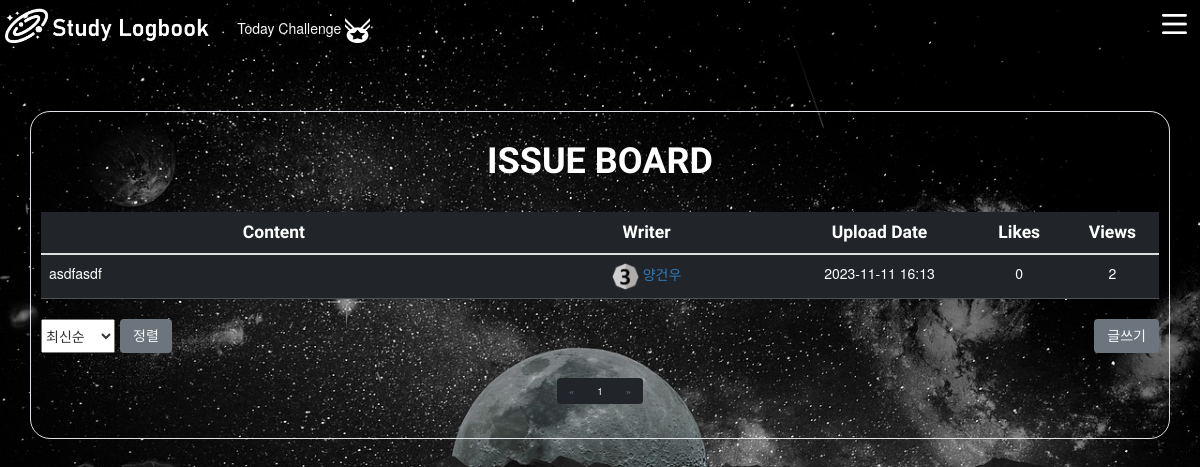
The app's page /issues/ (signed in) with its own data.
### issues/models.py (models this page shows)
class Issue(models.Model):
    user = models.ForeignKey(
        settings.AUTH_USER_MODEL, on_delete=models.CASCADE, related_name='user_issues'
    )
    like_users = models.ManyToManyField(
        settings.AUTH_USER_MODEL, related_name='like_issues'
    )
    title = models.CharField(max_length=200)
    content = models.TextField()
    count = models.PositiveIntegerField(default=0)
    image = models.ImageField(blank=True)
    created_at = models.DateTimeField(auto_now_add=True)
    updated_at = models.DateTimeField(auto_now=True)

### accounts/models.py (models this page shows, shortened)
class User(AbstractBaseUser, PermissionsMixin):
    followings = models.ManyToManyField('self', symmetrical=False, related_name='followers')
    beakjoon_nickname = models.CharField('백준 닉네임',max_length=30, blank=True)
    beakjoon_rank = models.CharField(max_length=30, blank=True, null=True)
    email = models.EmailField('이메일', unique=True)
    username = models.CharField('이름', max_length=30)
    is_staff = models.BooleanField('스태프 권한', default=False)
    is_active = models.BooleanField('사용중', default=True)
    date_joined = models.DateTimeField('가입일', default=timezone.now)
    image = models.ImageField(blank=True)
    objects = UserManager()
    USERNAME_FIELD = 'email'                     # email을 사용자의 식별자로 설정
    REQUIRED_FIELDS = ['username']                   # 필수입력값
    class Meta:
        verbose_name = _('user')
        verbose_name_plural = _('users')
        swappable = 'AUTH_USER_MODEL'
    @property
    def users(self):
        users = get_user_model().objects.all()
        return users

### issues/views.py (the view)
# urls.py: path('', views.index, name='index'),
@login_required
def index(request):
    sort = request.GET.get('sort', '')
    if sort == 'views':
        issues = Issue.objects.all().order_by('-count')
    elif sort == 'recently':
        issues = Issue.objects.all().order_by('-created_at')
    elif sort == 'unRecently':
        issues = Issue.objects.all().order_by('created_at')
    else:
        issues = Issue.objects.all()
    paginator = Paginator(issues,10)
    page_number = request.GET.get('page')
    posts = paginator.get_page(page_number)
    context = {
        'issues': posts,
    }
    return render(request, 'issues/index.html', context)

### issues/templates/issues/index.html (shortened to what this page needs)
{% extends "base.html" %}
{% load static %}
{% block css %}
    <link rel="stylesheet" href="https://maxcdn.bootstrapcdn.com/bootstrap/3.3.2/css/bootstrap.min.css">
{% endblock css %}
{% block content %}
<div class='container border bg-dark.bg-gradient p-3 rounded-5'>
    <h1 class='font mb-5 fw-bold text-white text-center animate__animated animate__headShake'>
        ISSUE BOARD
    </h1>
    <table class='table table-hover table-responsive table-dark rounded-pill'>
        <thead>
            <tr>
                <th class='font fw-bold col-md-5 text-center fs-3' scope="col">Content</th>
                <th class='font fw-bold col-md-3 text-center fs-3' scope="col">Writer</th>
                <th class='font fw-bold col-md-2 text-center fs-3' scope="col">Upload Date</th>
                <th class='font fw-bold col-md-1 text-center fs-3' scope="col">Likes</th>
                <th class='font fw-bold col-md-1 text-center fs-3' scope="col">Views</th>
            </tr>
        </thead>
        <tbody class="table-group-divider">
            {% if issues|length == 0%}
                <td class='text-center' colspan='5'>아직 이슈가 업데이트 되지 않았어요!</td>
            {% else %}
            {% for issue in issues %}
            <tr onclick="location.href='{% url "issues:detail" issue.pk%}'">
                <td>{{ issue.title }}</td>
                <td class='text-center'><img src="{% static 'Rank/'|add:issue.user.beakjoon_rank|add:'.png' %}" width="27" height="27" alt="asd">&nbsp;<a href="{% url "accounts:profile" issue.user.pk %}">{{ issue.user.username }}</a></td>
                <td class='text-center'>{{ issue.created_at | date:"Y-m-d H:i"}}</td>
                <td class='text-center'>{{ issue.like_users.all | length }}</td>
                <td class='text-center'>{{ issue.count }}</td>
            </tr>
            {% endfor %}
            {% endif %}
        </tbody>
    </table>
    <div class="d-flex justify-content-between">
      <div>
        <form method="GET" action="{% url "issues:index" %}" id="sort">
          <div class="col-4 d-flex">
            <select name="sort" id="sort" type="submit">
              <option value="recently" id="recently" type="submit">최신순</option>
            </select>
            <button class="ms-2 text-light btn btn-secondary font" type="submit" value="">정렬</button>
          </div>
      </div>
      <a href="{% url "issues:create" %}" enctype='multipart/form-data'><button class='text-light btn btn-secondary font' id="btn_cursor" type='button'>글쓰기</button></a>
    </div>
    <div class="row mt-2 align-self-center">
        <div class="col-12">
          <nav aria-label="Page navigation example">
            <ul class="pagination justify-content-center">
              {% if issues.has_previous %}
                <li class="page-item">
                  <a class="page-link text-secondary bg-dark border-0" href="?page={{ issues.previous_page_number }}">&laquo;</a>
                </li>
              {% else %}
                <li class="page-item disabled">
                  <a class="page-link text-secondary bg-dark border-0" href="#" tabindex="-1" aria-disabled="True">&laquo;</a>
                </li>
              {% endif %}
              {% for i in issues.paginator.page_range %}
                {% if issues.number == i %}
                  <li class="page-item active text-light bg-dark border-0" aria-current="page">
                    <span class="page-link text-light bg-dark border-0">
                      {{ i }}
                    </span>
                  </li>
                {% else %}
                  <li class="page-item text-secondary bg-dark border-0"><a class="page-link text-secondary bg-dark border-0" href="?page={{ i }}">{{ i }}</a></li>
                {% endif %}
              {% endfor %}
              {% if issues.has_next %}
                <li class="page-item">
                  <a class="page-link text-secondary bg-dark border-0" href="?page={{ issues.next_page_number }}">&raquo;</a>
                </li>
              {% else %}
                <li class="page-item disabled">
                  <a class="page-link text-secondary bg-dark border-0" href="#" tabindex="-1" aria-disabled="True">&raquo;</a>
                </li>
              {% endif %}
            </ul>
          </nav>
        </div>
      </div>
</div>
{% endblock content %}

### static/style.css (style rules this page uses)
.container { display : flex; flex-direction: column; }
a,a:link { cursor: url(test_mouse.png) 2 2, auto; }
#btn_cursor { cursor: url(test_mouse.png) 2 2, auto; }
body { min-height: 100vh; background :url('background3.jpg') ; background-size : cover; cursor: url(test_mouse.png) 2 2, auto; }

### issues/templates/issues/index.html (style rules this page uses)
tbody > tr { cursor: pointer; }
table { border-radius: 10px; }
div { border-radius: 10px; }
.font { font-family: 'Gowun Dodum', sans-serif; }
.container { margin-top : 8%; }

### records on screen
Issue: title "asdfasdf", user.username "양건우", created_at "2023-11-11 16:13", like_users.all|length "0", count "2"

### other values on screen
{{ i }} "1"
